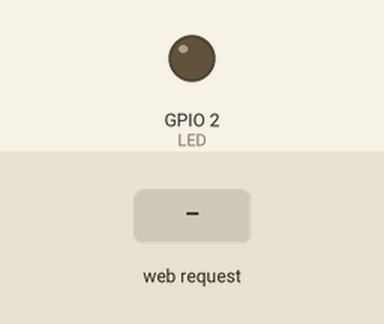
Recording of a sketch running on a simulated ESP32. Parts: output pins drawn as LEDs (lit = HIGH). Dashed ring = blinking. Inputs (shaded band) come from the test bench. At 12.5 s the program restarts the board; the recording ends there.

Above: at 1.4 s.
1.5 s: HTTP request GET /check received
At 3.35 s:
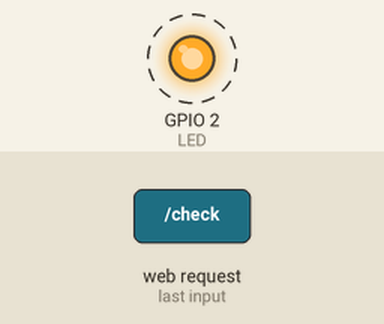
4.5 s: HTTP request GET /reset received
At 9.7 s:
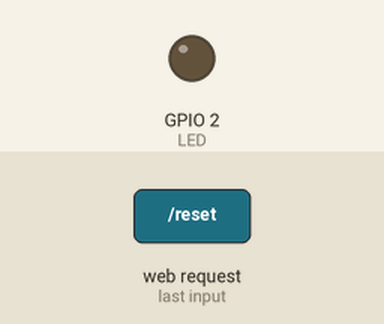
Timing chart, 0 to 11.2 s (numbered marks = the images above; inputs shaded):
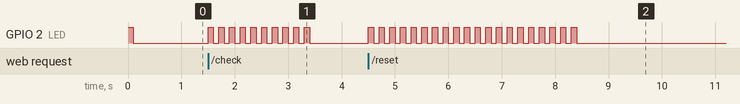

Measured:
- after the input at 1.5 s, GPIO 2 (LED): alternates HIGH for 0.10 s and LOW for 0.10 s, 20 changes in all, then stays LOW, starting at once
- after the input at 4.5 s, GPIO 2 (LED): alternates HIGH for 0.10 s and LOW for 0.10 s, 40 changes in all, then stays LOW, starting at once

The sketch:

WiFiJoyStick.ino
```cpp
#include "wifi.h"
#include "http.h"

void setup() {
  startWiFiNet();
  startServer();
}

void loop() {
  handleRequests();
}
```

http.h
```cpp
#include <WebServer.h>
#include "joystick.h"

#define HTTP_OK_CODE 200
#define HTTP_ERROR_CODE 404
#define DEFAULT_MIME "text/plain"

WebServer server(80);

void getControllerData(){
  readJoyStickState();
  server.send(HTTP_OK_CODE, DEFAULT_MIME, GLOBAL_CONTROL_DATA);
}

void checkController(){
  for(int i=0; i<10; i++)
    blinkLED();

  server.send(HTTP_OK_CODE, DEFAULT_MIME, "Ready");
}

void invalidOperation(){
  server.send(HTTP_ERROR_CODE, DEFAULT_MIME, "NOT SUPPORTED");
}

void resetController(){
 for(int i=0; i<20; i++)
    blinkLED();

  delay(4000);
  ESP.restart();
}

void startServer(){
 server.on("/control", getControllerData);
 server.on("/check", checkController);
 server.on("/reset", resetController);
 server.onNotFound(invalidOperation);
 server.begin();
}

void handleRequests(){
  server.handleClient();
}
```

joystick.h
```cpp
#define X_AXIS_PORT 34
#define Y_AXIS_PORT 35
#define BTN_PORT 32

#define MIN_ADC 0
#define MAX_ADC 4095
#define MIN_ANGLE 0
#define MAX_ANGLE 180

#define X_AXIS_OFFSET 119
#define Y_AXIS_OFFSET 116

String GLOBAL_CONTROL_DATA;

int dx, dy, xAnalog, yAnalog, button;

void readJoyStickState(){

  xAnalog = analogRead(X_AXIS_PORT);
  yAnalog = analogRead(Y_AXIS_PORT);
  button = analogRead(BTN_PORT);
  dx = map(xAnalog, MIN_ADC, MAX_ADC, MIN_ANGLE, MAX_ANGLE);
  dy = map(yAnalog, MIN_ADC, MAX_ADC, MIN_ANGLE, MAX_ANGLE);

  dx -= X_AXIS_OFFSET;
  dy -= Y_AXIS_OFFSET;

  GLOBAL_CONTROL_DATA = String(dx)+","+String(dy)+","+String(button);
}
```

wifi.h
```cpp
#include <WiFi.h>

#define AP_ID "Joystick"
#define AP_PD "1234567890"
#define LED 2

void blinkLED(){
   digitalWrite(LED, HIGH);
   delay(100);
   digitalWrite(LED, LOW);
   delay(100);
}

void startWiFiNet(){
  WiFi.mode(WIFI_AP);
  WiFi.softAP(AP_ID, AP_PD);
  pinMode(LED, OUTPUT);
  blinkLED();
}
```
